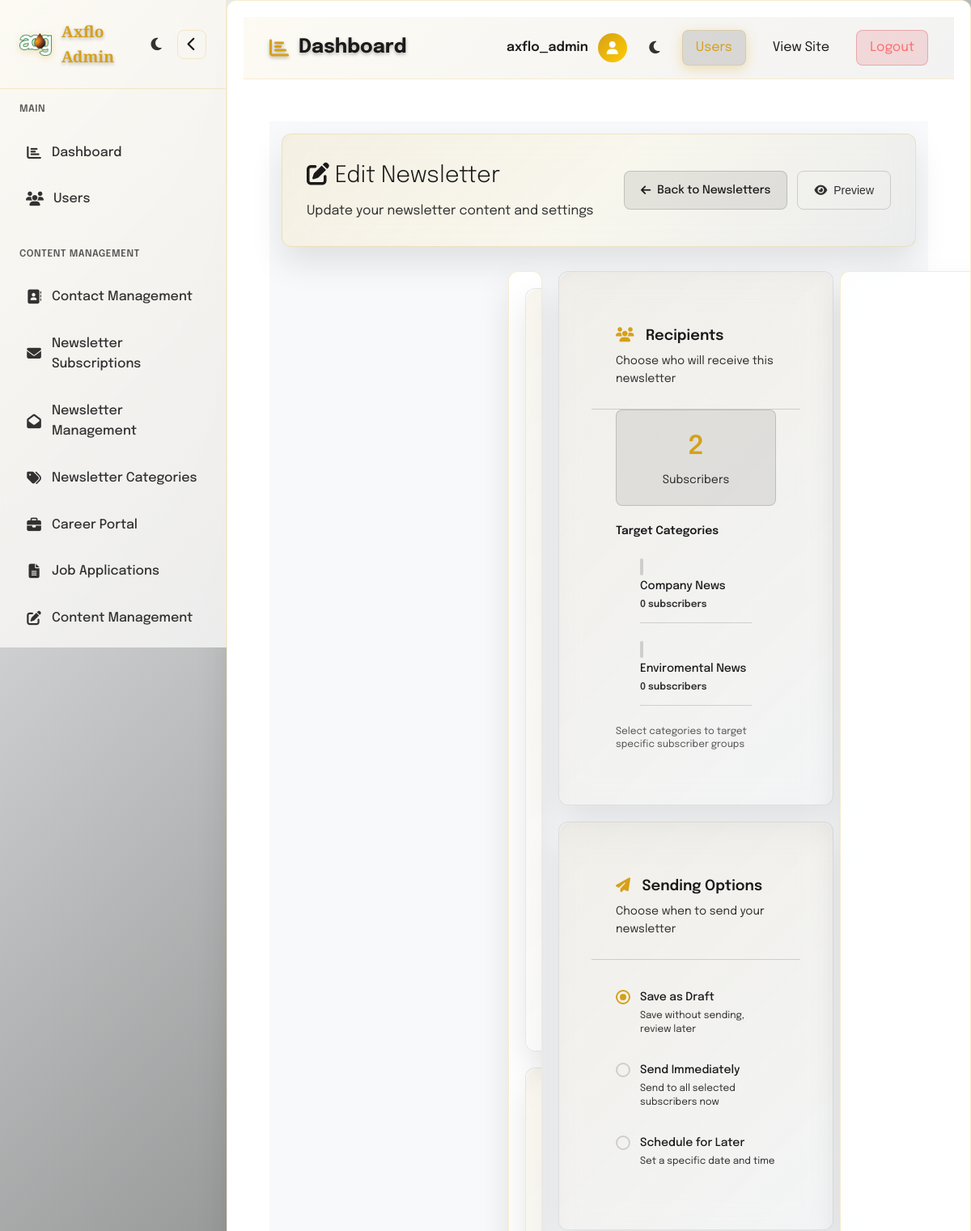
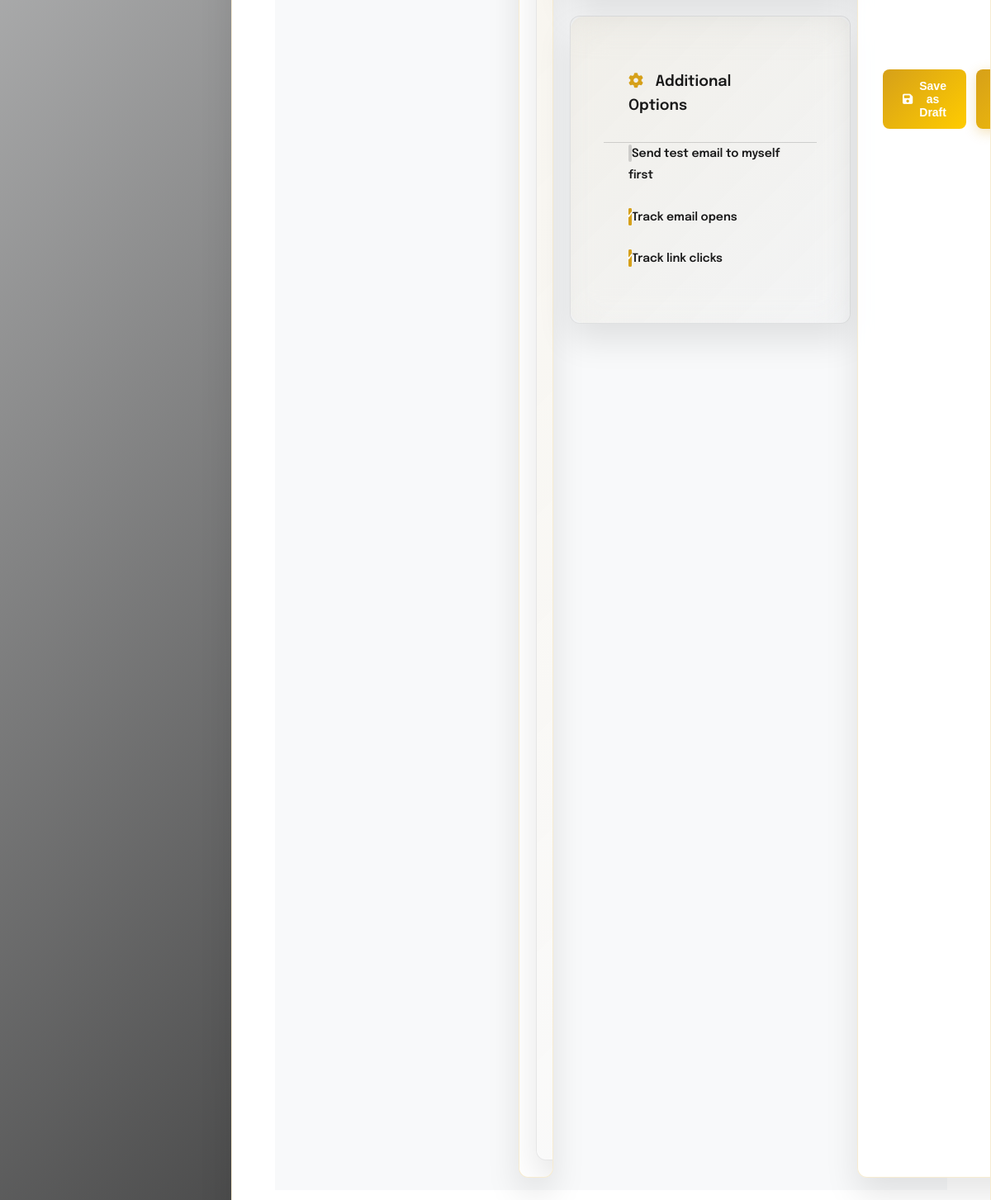
Screenshot of /admin-newsletter-edit/2/ (signed in) with the database file from the repository (2 pictures, top to bottom).
### axflo_app/models.py (models this page shows, shortened)
class Newsletter(models.Model):
    title = models.CharField(max_length=200)
    content = models.TextField()
    html_content = models.TextField(blank=True)
    send_date = models.DateTimeField(blank=True, null=True)
    recipient_count = models.IntegerField(default=0)
    categories = models.ManyToManyField(SubscriptionCategory, blank=True)
    created_date = models.DateTimeField(auto_now_add=True)
    sent = models.BooleanField(default=False)
    class Meta:
        ordering = ['-created_date']

class SubscriptionCategory(models.Model):
    name = models.CharField(max_length=100)
    description = models.TextField(blank=True)
    class Meta:
        verbose_name_plural = "Subscription Categories"

### axflo_app/views.py (the view, shortened to what this page needs)
# urls.py: path('admin-newsletter-edit/<int:newsletter_id>/', views.admin_newsletter_edit, name='admin_newsletter_edit'),
def admin_newsletter_edit(request, newsletter_id):
    from django.http import HttpResponseRedirect
    from django.shortcuts import get_object_or_404
    if not request.user.is_authenticated:
        return HttpResponseRedirect('/admin-login/')
    if not (request.user.is_staff or request.user.is_superuser):
        return HttpResponseRedirect('/admin-login/')
    try:
        newsletter = get_object_or_404(Newsletter, id=newsletter_id)
        if newsletter.sent:
            messages.error(request, 'Cannot edit a newsletter that has already been sent.')
            return HttpResponseRedirect('/admin-newsletters/')
        categories = SubscriptionCategory.objects.all().order_by('name')
        selected_categories = newsletter.categories.all()
        context = {
            'newsletter': newsletter,
            'categories': categories,
            'selected_categories': selected_categories,
            'current_page': 'newsletter_edit'
        }
        return render(request, 'axflo_app/admin/admin_newsletter_edit.html', context)
    except Exception as e:
        messages.error(request, f'Error loading newsletter for editing: {str(e)}')
        return HttpResponseRedirect('/admin-newsletters/')

### axflo_app/templates/axflo_app/admin/admin_newsletter_edit.html (shortened to what this page needs)
{% extends 'axflo_app/admin/admin_base.html' %}
{% load static %}
{% block extra_css %}
    <link rel="stylesheet" href="{% static 'axflo_app/css/admin_newsletter_create.css' %}">
{% endblock %}
{% block content %}
    <div class="newsletter-create-container">
        <div class="create-header">
            <div class="header-content">
                <div class="header-text">
                    <h1><i class="fas fa-edit"></i> Edit Newsletter</h1>
                    <p>Update your newsletter content and settings</p>
                </div>
                <div class="header-actions">
                    <a href="/admin-newsletters/" class="btn btn-secondary">
                        <i class="fas fa-arrow-left"></i> Back to Newsletters
                    </a>
                    <button type="button" class="btn btn-outline" id="previewBtn">
                        <i class="fas fa-eye"></i> Preview
                    </button>
                </div>
            </div>
        </div>
        <form method="post" id="newsletterForm" class="newsletter-form">
            <div class="form-layout">
                <div class="main-content">
                    <div class="form-section">
                    </div>
                    <div class="form-section">
                    </div>
                </div>
                <div class="sidebar-content">
                    <div class="form-section">
                        <div class="section-header">
                            <h3><i class="fas fa-users"></i> Recipients</h3>
                            <p>Choose who will receive this newsletter</p>
                        </div>
                        <div class="recipients-info">
                            <div class="recipient-count">
                                <span class="count-number" id="recipientCount">{{ newsletter.recipient_count|default:0 }}</span>
                                <span class="count-label">Subscribers</span>
                            </div>
                        </div>
                        <div class="form-group">
                            <label class="form-label">Target Categories</label>
                            <div class="categories-list">
                                {% for category in categories %}
                                    <label class="category-checkbox">
                                        <span class="checkbox-custom"></span>
                                        <span class="category-info">
                                            <span class="category-name">{{ category.name }}</span>
                                            <span class="category-count">{{ category.subscriber_count|default:0 }} subscribers</span>
                                        </span>
                                    </label>
                                {% endfor %}
                            </div>
                            <div class="form-help">Select categories to target specific subscriber groups</div>
                        </div>
                    </div>
                    <div class="form-section">
                        <div class="section-header">
                            <h3><i class="fas fa-paper-plane"></i> Sending Options</h3>
                            <p>Choose when to send your newsletter</p>
                        </div>
                        <div class="sending-options">
                            <label class="option-radio">
                                <span class="radio-custom"></span>
                                <span class="option-info">
                                    <span class="option-title">Save as Draft</span>
                                    <span class="option-desc">Save without sending, review later</span>
                                </span>
                            </label>
                            <label class="option-radio">
                                <span class="radio-custom"></span>
                                <span class="option-info">
                                    <span class="option-title">Send Immediately</span>
                                    <span class="option-desc">Send to all selected subscribers now</span>
                                </span>
                            </label>
                            <label class="option-radio">
                                <span class="radio-custom"></span>
                                <span class="option-info">
                                    <span class="option-title">Schedule for Later</span>
                                    <span class="option-desc">Set a specific date and time</span>
                                </span>
                            </label>
                        </div>
                    </div>
                    <div class="form-section">
                        <div class="section-header">
                            <h3><i class="fas fa-cog"></i> Additional Options</h3>
                        </div>
                        <div class="form-group">
                            <label class="checkbox-option">
                                <span class="checkbox-custom"></span>
                                <span>Send test email to myself first</span>
                            </label>
                        </div>
                        <div class="form-group">
                            <label class="checkbox-option">
                                <span class="checkbox-custom"></span>
                                <span>Track email opens</span>
                            </label>
                        </div>
                        <div class="form-group">
                            <label class="checkbox-option">
                                <span class="checkbox-custom"></span>
                                <span>Track link clicks</span>
                            </label>
                        </div>
                    </div>
                </div>
            </div>
            <div class="form-actions">
                <div class="action-group">
                    <button type="button" class="btn btn-secondary" id="saveDraftBtn">
                        <i class="fas fa-save"></i> Save as Draft
                    </button>
                    <button type="submit" class="btn btn-primary" id="updateNewsletterBtn">
                    </button>
                </div>
            </div>
        </form>
    </div>
{% endblock %}

### axflo_app/templates/axflo_app/admin/components/admin_header.html (shortened to what this page needs)
<header class="main-header">
    <div class="header-left">
        <h1 class="page-title">
            <i class="fas {{ page_icon|default:'fa-chart-bar' }} page-icon"></i>
            {{ page_title|default:'Dashboard' }}
        </h1>
    </div>
    <div class="header-right">
        <div class="user-info">
            <span class="user-name">{{ request.user.username|default:'Admin' }}</span>
            <div class="user-avatar">
                <i class="fas fa-user"></i>
            </div>
        </div>
        <button class="theme-toggle" id="themeToggle2">
            <i class="fas fa-moon"></i>
        </button>
        <nav class="admin-nav">
            <a href="/admin-users/" class="current">Users</a>
            <a href="/" target="_blank">View Site</a>
            <a href="/admin-logout/" class="logout-btn">Logout</a>
        </nav>
    </div>
</header>

### axflo_app/static/axflo_app/css/base.css (style rules this page uses)
:root { --primary-gold: #d6a019; --primary-gold-light: #ffcc00; --bg-dark: #0a0a0a; --bg-light: #fafafa; --bg-glass: rgba(255, 255, 255, 0.08); --bg-glass-hover: rgba(255, 255, 255, 0.12); --text-primary: #1a1a1a; --text-secondary: rgba(26, 26, 26, 0.7); --text-tertiary: rgba(26, 26, 26, 0.5); --text-dark: #000000; --text-white: #ffffff; --text-light-alpha: rgba(255, 255, 255, 0.9); --text-light-secondary: rgba(255, 255, 255, 0.7); --border-glass: rgba(214, 160, 25, 0.3); --shadow-primary: 0 20px 40px rgba(0, 0, 0, 0.1); --shadow-hover: 0 25px 50px rgba(0, 0, 0, 0.4); --blur-amount: 20px; --transition: all 0.6s cubic-bezier(0.25, 0.46, 0.45, 0.94); --transition-smooth: all 0.4s cubic-bezier(0.25, 0.46, 0.45, 0.94); --transition-bounce: all 0.6s cubic-bezier(0.68, -0.55, 0.265, 1.55); --background: rgb(214, 160, 25); --hover-color: #ffcc00; --primary-gradient: rgba(0, 0, 0, 0.8); --secondary-gradient: rgba(0, 0, 0, 1); --shadow-color: rgba(0, 0, 0, 0.3); --overlay-color: rgba(0, 0, 0, 0.5); --accent-glow: rgba(214, 160, 25, 0.3); --glass-border: rgba(214, 160, 25, 0.2); --news-section-bg: #141414; --card-bg: rgba(20, 20, 20, 0.6); --card-border: rgba(214, 160, 25, 0.15); --gradient-overlay: linear-gradient(135deg, rgba(214, 160, 25, 0.1) 0%, rgba(0, 0, 0, 0.3) 100%); --gradient-mesh: linear-gradient(135deg, rgba(214, 160, 25, 0.15) 0%, rgba(255, 204, 0, 0.08) 50%, rgba(0, 0, 0, 0.3) 100%); --footer-bg: rgb(214, 160, 25); --footer-text: #000; --footer-link-hover: rgb(214, 160, 25); --footer-border: #fff; }
* { margin: 0; padding: 0; box-sizing: border-box; }
body { font-family: 'Epilogue', sans-serif; line-height: 1.6; color: var(--text-primary); background: var(--bg-light); overflow-x: hidden; }
.newsletter-form { display: flex; gap: 0.5rem; }
.newsletter-form button { padding: 0.75rem 1.5rem; background: linear-gradient(135deg, var(--primary-gold), var(--primary-gold-light)); border: none; border-radius: 8px; color: var(--text-dark); font-weight: 600; cursor: pointer; transition: var(--transition-smooth); }

### rows the page displays
Newsletter: recipient_count "2"
SubscriptionCategory: name "Company News", subscriber_count "0"
SubscriptionCategory: name "Enviromental News", subscriber_count "0"

### other values shown
{{ page_title|default:'Dashboard' }} "Dashboard"
{{ request.user.username|default:'Admin' }} "axflo_admin"
